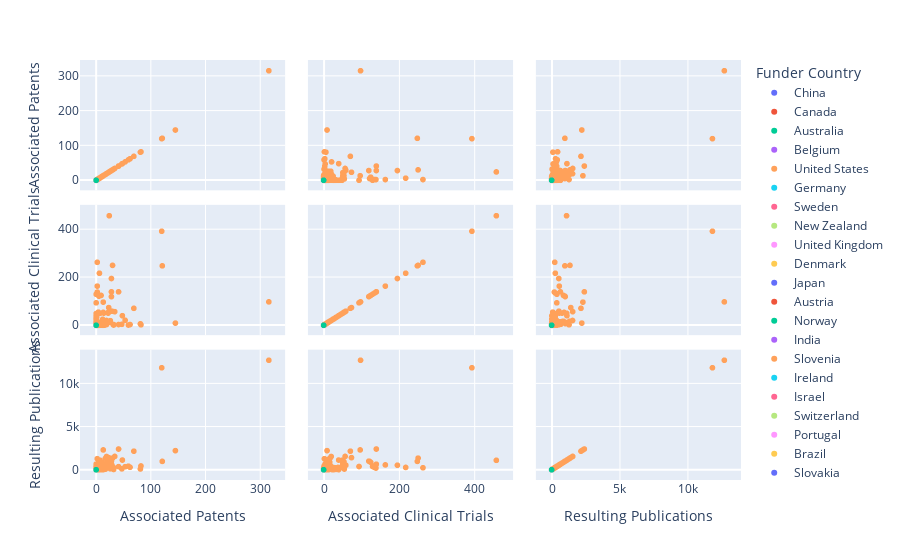

Source (notebook cell):
### Markdown cell above
### Exploring Correlations between dimensions

Tip: a straight diagonal indicates a strong correlation, while a 90 degree angle indicates no correlation.

### Code cell
px.scatter_matrix(grants, 
                  dimensions=["Associated Patents", "Associated Clinical Trials", "Resulting Publications"], 
                  color="Funder Country")

### Figure 1 — Plotly figure (JSON) as saved in the notebook; plotly's stock layout.template omitted (floating-point values rounded to 4 significant figures; data arrays with more than 128 entries replaced by an {"elided": "..."} marker saying what was removed)
{"data": [{"dimensions": [{"axis": {"matches": true}, "label": "Associated Patents", "values": [0, 0, 0, 0, 0, 0, 0, 0, 0, 0, 0, 0, 0, 0, 0, 0, 0, 0, 0, 0, 0, 0, 0, 0, 0, 0, 0, 0, 0, 0, 0, 0, 0, 0, 0]}, {"axis": {"matches": true}, "label": "Associated Clinical Trials", "values": [0, 0, 0, 0, 0, 0, 0, 0, 0, 0, 0, 0, 0, 0, 0, 0, 0, 0, 0, 0, 0, 0, 0, 0, 0, 0, 0, 0, 0, 0, 0, 0, 0, 0, 0]}, {"axis": {"matches": true}, "label": "Resulting Publications", "values": [0, 2, 0, 0, 0, 0, 2, 0, 0, 0, 0, 0, 0, 0, 10, 0, 0, 0, 0, 0, 0, 0, 0, 0, 0, 0, 0, 0, 9, 0, 0, 0, 0, 0, 0]}], "hovertemplate": "Funder Country=China<br>%{xaxis.title.text}=%{x}<br>%{yaxis.title.text}=%{y}<extra></extra>", "legendgroup": "China", "marker": {"color": "#636efa", "symbol": "circle"}, "name": "China", "showlegend": true, "type": "splom"}, {"dimensions": [{"axis": {"matches": true}, "label": "Associated Patents", "values": {"elided": "137 int values"}}, {"axis": {"matches": true}, "label": "Associated Clinical Trials", "values": {"elided": "137 int values"}}, {"axis": {"matches": true}, "label": "Resulting Publications", "values": {"elided": "137 int values"}}], "hovertemplate": "Funder Country=Canada<br>%{xaxis.title.text}=%{x}<br>%{yaxis.title.text}=%{y}<extra></extra>", "legendgroup": "Canada", "marker": {"color": "#EF553B", "symbol": "circle"}, "name": "Canada", "showlegend": true, "type": "splom"}, {"dimensions": [{"axis": {"matches": true}, "label": "Associated Patents", "values": [0, 0, 0, 0, 0, 0, 0, 0, 0, 0, 0, 0, 0, 0, 0, 0, 0, 0, 0, 0, 0, 0, 0, 0, 0, 0, 0, 0, 0, 0, 0, 0, 0, 0, 0, 0, 0, 0, 0, 0, 0, 0, 0, 0, 0, 0, 0, 0, 0, 0, 0]}, {"axis": {"matches": true}, "label": "Associated Clinical Trials", "values": [0, 0, 0, 0, 0, 0, 0, 0, 0, 0, 0, 0, 0, 0, 0, 0, 0, 0, 0, 0, 0, 0, 0, 0, 0, 0, 0, 0, 0, 0, 0, 0, 0, 0, 0, 0, 0, 0, 0, 0, 0, 0, 0, 0, 0, 0, 0, 0, 0, 0, 0]}, {"axis": {"matches": true}, "label": "Resulting Publications", "values": [0, 1, 0, 0, 4, 0, 0, 0, 0, 0, 0, 0, 0, 0, 0, 0, 0, 0, 0, 0, 0, 0, 0, 0, 0, 0, 1, 0, 0, 0, 0, 1, 0, 0, 0, 0, 0, 0, 0, 0, 0, 0, 2, 9, 0, 0, 0, 0, 0, 0, 5]}], "hovertemplate": "Funder Country=Australia<br>%{xaxis.title.text}=%{x}<br>%{yaxis.title.text}=%{y}<extra></extra>", "legendgroup": "Australia", "marker": {"color": "#00cc96", "symbol": "circle"}, "name": "Australia", "showlegend": true, "type": "splom"}, {"dimensions": [{"axis": {"matches": true}, "label": "Associated Patents", "values": [0, 0, 0, 0, 0, 0, 0, 0, 0, 0, 0, 0, 0, 0, 0, 0, 0, 0, 0, 0, 0]}, {"axis": {"matches": true}, "label": "Associated Clinical Trials", "values": [0, 0, 0, 0, 0, 0, 0, 0, 0, 0, 0, 0, 0, 0, 0, 0, 0, 0, 0, 0, 0]}, {"axis": {"matches": true}, "label": "Resulting Publications", "values": [0, 0, 0, 0, 11, 0, 0, 0, 27, 0, 0, 0, 0, 1, 0, 0, 0, 0, 0, 1, 0]}], "hovertemplate": "Funder Country=Belgium<br>%{xaxis.title.text}=%{x}<br>%{yaxis.title.text}=%{y}<extra></extra>", "legendgroup": "Belgium", "marker": {"color": "#ab63fa", "symbol": "circle"}, "name": "Belgium", "showlegend": true, "type": "splom"}, {"dimensions": [{"axis": {"matches": true}, "label": "Associated Patents", "values": {"elided": "784 int values"}}, {"axis": {"matches": true}, "label": "Associated Clinical Trials", "values": {"elided": "784 int values"}}, {"axis": {"matches": true}, "label": "Resulting Publications", "values": {"elided": "784 int values"}}], "hovertemplate": "Funder Country=United States<br>%{xaxis.title.text}=%{x}<br>%{yaxis.title.text}=%{y}<extra></extra>", "legendgroup": "United States", "marker": {"color": "#FFA15A", "symbol": "circle"}, "name": "United States", "showlegend": true, "type": "splom"}, {"dimensions": [{"axis": {"matches": true}, "label": "Associated Patents", "values": [0, 0, 0, 0, 0, 0, 0, 0, 0, 0, 0, 0, 0, 0, 0, 0, 0, 0, 0]}, {"axis": {"matches": true}, "label": "Associated Clinical Trials", "values": [0, 0, 0, 0, 0, 0, 0, 0, 0, 0, 0, 0, 0, 0, 0, 0, 0, 0, 0]}, {"axis": {"matches": true}, "label": "Resulting Publications", "values": [0, 0, 0, 0, 0, 0, 0, 0, 0, 3, 0, 0, 0, 0, 0, 1, 0, 0, 2]}], "hovertemplate": "Funder Country=Germany<br>%{xaxis.title.text}=%{x}<br>%{yaxis.title.text}=%{y}<extra></extra>", "legendgroup": "Germany", "marker": {"color": "#19d3f3", "symbol": "circle"}, "name": "Germany", "showlegend": true, "type": "splom"}, {"dimensions": [{"axis": {"matches": true}, "label": "Associated Patents", "values": [0, 0, 0]}, {"axis": {"matches": true}, "label": "Associated Clinical Trials", "values": [0, 0, 0]}, {"axis": {"matches": true}, "label": "Resulting Publications", "values": [0, 0, 0]}], "hovertemplate": "Funder Country=Sweden<br>%{xaxis.title.text}=%{x}<br>%{yaxis.title.text}=%{y}<extra></extra>", "legendgroup": "Sweden", "marker": {"color": "#FF6692", "symbol": "circle"}, "name": "Sweden", "showlegend": true, "type": "splom"}, {"dimensions": [{"axis": {"matches": true}, "label": "Associated Patents", "values": [0, 0, 0, 0, 0, 0, 0]}, {"axis": {"matches": true}, "label": "Associated Clinical Trials", "values": [0, 0, 0, 0, 0, 0, 0]}, {"axis": {"matches": true}, "label": "Resulting Publications", "values": [0, 0, 0, 0, 0, 0, 0]}], "hovertemplate": "Funder Country=New Zealand<br>%{xaxis.title.text}=%{x}<br>%{yaxis.title.text}=%{y}<extra></extra>", "legendgroup": "New Zealand", "marker": {"color": "#B6E880", "symbol": "circle"}, "name": "New Zealand", "showlegend": true, "type": "splom"}, {"dimensions": [{"axis": {"matches": true}, "label": "Associated Patents", "values": [0, 0, 0, 0, 0, 0, 0, 0, 0, 0, 0, 0, 0, 0, 0, 0, 0, 0, 0, 0]}, {"axis": {"matches": true}, "label": "Associated Clinical Trials", "values": [0, 0, 0, 0, 0, 0, 0, 0, 0, 0, 0, 0, 0, 0, 0, 0, 0, 0, 0, 0]}, {"axis": {"matches": true}, "label": "Resulting Publications", "values": [0, 0, 0, 0, 0, 0, 0, 0, 0, 0, 0, 0, 0, 0, 0, 0, 0, 1, 1, 0]}], "hovertemplate": "Funder Country=United Kingdom<br>%{xaxis.title.text}=%{x}<br>%{yaxis.title.text}=%{y}<extra></extra>", "legendgroup": "United Kingdom", "marker": {"color": "#FF97FF", "symbol": "circle"}, "name": "United Kingdom", "showlegend": true, "type": "splom"}, {"dimensions": [{"axis": {"matches": true}, "label": "Associated Patents", "values": [0, 0, 0, 0, 0]}, {"axis": {"matches": true}, "label": "Associated Clinical Trials", "values": [0, 0, 0, 0, 0]}, {"axis": {"matches": true}, "label": "Resulting Publications", "values": [0, 0, 0, 0, 0]}], "hovertemplate": "Funder Country=Denmark<br>%{xaxis.title.text}=%{x}<br>%{yaxis.title.text}=%{y}<extra></extra>", "legendgroup": "Denmark", "marker": {"color": "#FECB52", "symbol": "circle"}, "name": "Denmark", "showlegend": true, "type": "splom"}, {"dimensions": [{"axis": {"matches": true}, "label": "Associated Patents", "values": [0, 0, 0, 0, 0, 0, 0, 0, 0, 0, 0, 0, 0, 0, 0, 0, 0, 0, 0, 0, 0, 0, 0, 0, 0, 0, 0, 0, 0, 0, 0, 0, 0, 0, 0, 0, 0, 0, 0]}, {"axis": {"matches": true}, "label": "Associated Clinical Trials", "values": [0, 0, 0, 0, 0, 0, 0, 0, 0, 0, 0, 0, 0, 0, 0, 0, 0, 0, 0, 0, 0, 0, 0, 0, 0, 0, 0, 0, 0, 0, 0, 0, 0, 0, 0, 0, 0, 0, 0]}, {"axis": {"matches": true}, "label": "Resulting Publications", "values": [0, 0, 0, 0, 0, 0, 0, 0, 0, 0, 0, 0, 0, 0, 0, 1, 0, 0, 0, 0, 0, 0, 0, 0, 0, 0, 0, 0, 0, 0, 0, 0, 0, 0, 0, 0, 0, 0, 3]}], "hovertemplate": "Funder Country=Japan<br>%{xaxis.title.text}=%{x}<br>%{yaxis.title.text}=%{y}<extra></extra>", "legendgroup": "Japan", "marker": {"color": "#636efa", "symbol": "circle"}, "name": "Japan", "showlegend": true, "type": "splom"}, {"dimensions": [{"axis": {"matches": true}, "label": "Associated Patents", "values": [0]}, {"axis": {"matches": true}, "label": "Associated Clinical Trials", "values": [0]}, {"axis": {"matches": true}, "label": "Resulting Publications", "values": [0]}], "hovertemplate": "Funder Country=Austria<br>%{xaxis.title.text}=%{x}<br>%{yaxis.title.text}=%{y}<extra></extra>", "legendgroup": "Austria", "marker": {"color": "#EF553B", "symbol": "circle"}, "name": "Austria", "showlegend": true, "type": "splom"}, {"dimensions": [{"axis": {"matches": true}, "label": "Associated Patents", "values": [0, 0, 0, 0, 0]}, {"axis": {"matches": true}, "label": "Associated Clinical Trials", "values": [0, 0, 0, 0, 0]}, {"axis": {"matches": true}, "label": "Resulting Publications", "values": [0, 0, 0, 0, 0]}], "hovertemplate": "Funder Country=Norway<br>%{xaxis.title.text}=%{x}<br>%{yaxis.title.text}=%{y}<extra></extra>", "legendgroup": "Norway", "marker": {"color": "#00cc96", "symbol": "circle"}, "name": "Norway", "showlegend": true, "type": "splom"}, {"dimensions": [{"axis": {"matches": true}, "label": "Associated Patents", "values": [0, 0, 0]}, {"axis": {"matches": true}, "label": "Associated Clinical Trials", "values": [0, 0, 0]}, {"axis": {"matches": true}, "label": "Resulting Publications", "values": [0, 0, 0]}], "hovertemplate": "Funder Country=India<br>%{xaxis.title.text}=%{x}<br>%{yaxis.title.text}=%{y}<extra></extra>", "legendgroup": "India", "marker": {"color": "#ab63fa", "symbol": "circle"}, "name": "India", "showlegend": true, "type": "splom"}, {"dimensions": [{"axis": {"matches": true}, "label": "Associated Patents", "values": [0, 0]}, {"axis": {"matches": true}, "label": "Associated Clinical Trials", "values": [0, 0]}, {"axis": {"matches": true}, "label": "Resulting Publications", "values": [0, 0]}], "hovertemplate": "Funder Country=Slovenia<br>%{xaxis.title.text}=%{x}<br>%{yaxis.title.text}=%{y}<extra></extra>", "legendgroup": "Slovenia", "marker": {"color": "#FFA15A", "symbol": "circle"}, "name": "Slovenia", "showlegend": true, "type": "splom"}, {"dimensions": [{"axis": {"matches": true}, "label": "Associated Patents", "values": [0, 0, 0]}, {"axis": {"matches": true}, "label": "Associated Clinical Trials", "values": [0, 0, 0]}, {"axis": {"matches": true}, "label": "Resulting Publications", "values": [0, 8, 0]}], "hovertemplate": "Funder Country=Ireland<br>%{xaxis.title.text}=%{x}<br>%{yaxis.title.text}=%{y}<extra></extra>", "legendgroup": "Ireland", "marker": {"color": "#19d3f3", "symbol": "circle"}, "name": "Ireland", "showlegend": true, "type": "splom"}, {"dimensions": [{"axis": {"matches": true}, "label": "Associated Patents", "values": [0]}, {"axis": {"matches": true}, "label": "Associated Clinical Trials", "values": [0]}, {"axis": {"matches": true}, "label": "Resulting Publications", "values": [0]}], "hovertemplate": "Funder Country=Israel<br>%{xaxis.title.text}=%{x}<br>%{yaxis.title.text}=%{y}<extra></extra>", "legendgroup": "Israel", "marker": {"color": "#FF6692", "symbol": "circle"}, "name": "Israel", "showlegend": true, "type": "splom"}, {"dimensions": [{"axis": {"matches": true}, "label": "Associated Patents", "values": [0, 0, 0, 0, 0]}, {"axis": {"matches": true}, "label": "Associated Clinical Trials", "values": [0, 0, 0, 0, 0]}, {"axis": {"matches": true}, "label": "Resulting Publications", "values": [4, 0, 0, 3, 0]}], "hovertemplate": "Funder Country=Switzerland<br>%{xaxis.title.text}=%{x}<br>%{yaxis.title.text}=%{y}<extra></extra>", "legendgroup": "Switzerland", "marker": {"color": "#B6E880", "symbol": "circle"}, "name": "Switzerland", "showlegend": true, "type": "splom"}, {"dimensions": [{"axis": {"matches": true}, "label": "Associated Patents", "values": [0, 0, 0, 0, 0, 0, 0, 0, 0, 0, 0]}, {"axis": {"matches": true}, "label": "Associated Clinical Trials", "values": [0, 0, 0, 0, 0, 0, 0, 0, 0, 0, 0]}, {"axis": {"matches": true}, "label": "Resulting Publications", "values": [0, 0, 0, 0, 4, 0, 0, 0, 0, 4, 3]}], "hovertemplate": "Funder Country=Portugal<br>%{xaxis.title.text}=%{x}<br>%{yaxis.title.text}=%{y}<extra></extra>", "legendgroup": "Portugal", "marker": {"color": "#FF97FF", "symbol": "circle"}, "name": "Portugal", "showlegend": true, "type": "splom"}, {"dimensions": [{"axis": {"matches": true}, "label": "Associated Patents", "values": [0, 0, 0]}, {"axis": {"matches": true}, "label": "Associated Clinical Trials", "values": [0, 0, 0]}, {"axis": {"matches": true}, "label": "Resulting Publications", "values": [2, 0, 0]}], "hovertemplate": "Funder Country=Brazil<br>%{xaxis.title.text}=%{x}<br>%{yaxis.title.text}=%{y}<extra></extra>", "legendgroup": "Brazil", "marker": {"color": "#FECB52", "symbol": "circle"}, "name": "Brazil", "showlegend": true, "type": "splom"}, {"dimensions": [{"axis": {"matches": true}, "label": "Associated Patents", "values": [0]}, {"axis": {"matches": true}, "label": "Associated Clinical Trials", "values": [0]}, {"axis": {"matches": true}, "label": "Resulting Publications", "values": [0]}], "hovertemplate": "Funder Country=Slovakia<br>%{xaxis.title.text}=%{x}<br>%{yaxis.title.text}=%{y}<extra></extra>", "legendgroup": "Slovakia", "marker": {"color": "#636efa", "symbol": "circle"}, "name": "Slovakia", "showlegend": true, "type": "splom"}, {"dimensions": [{"axis": {"matches": true}, "label": "Associated Patents", "values": [0]}, {"axis": {"matches": true}, "label": "Associated Clinical Trials", "values": [0]}, {"axis": {"matches": true}, "label": "Resulting Publications", "values": [1]}], "hovertemplate": "Funder Country=Hungary<br>%{xaxis.title.text}=%{x}<br>%{yaxis.title.text}=%{y}<extra></extra>", "legendgroup": "Hungary", "marker": {"color": "#EF553B", "symbol": "circle"}, "name": "Hungary", "showlegend": true, "type": "splom"}, {"dimensions": [{"axis": {"matches": true}, "label": "Associated Patents", "values": [0]}, {"axis": {"matches": true}, "label": "Associated Clinical Trials", "values": [0]}, {"axis": {"matches": true}, "label": "Resulting Publications", "values": [0]}], "hovertemplate": "Funder Country=Russia<br>%{xaxis.title.text}=%{x}<br>%{yaxis.title.text}=%{y}<extra></extra>", "legendgroup": "Russia", "marker": {"color": "#00cc96", "symbol": "circle"}, "name": "Russia", "showlegend": true, "type": "splom"}], "layout": {"autosize": true, "dragmode": "select", "legend": {"title": {"text": "Funder Country"}, "tracegroupgap": 0}, "margin": {"t": 60}, "xaxis": {"autorange": true, "range": [-41.96, 358.0], "type": "linear"}, "xaxis2": {"autorange": true, "range": [-60.95, 520.0], "type": "linear"}, "xaxis3": {"autorange": true, "range": [-1689.0, 14400.0], "type": "linear"}, "yaxis": {"autorange": true, "range": [-41.96, 358.0], "type": "linear"}, "yaxis2": {"autorange": true, "range": [-60.95, 520.0], "type": "linear"}, "yaxis3": {"autorange": true, "range": [-1689.0, 14400.0], "type": "linear"}}}
